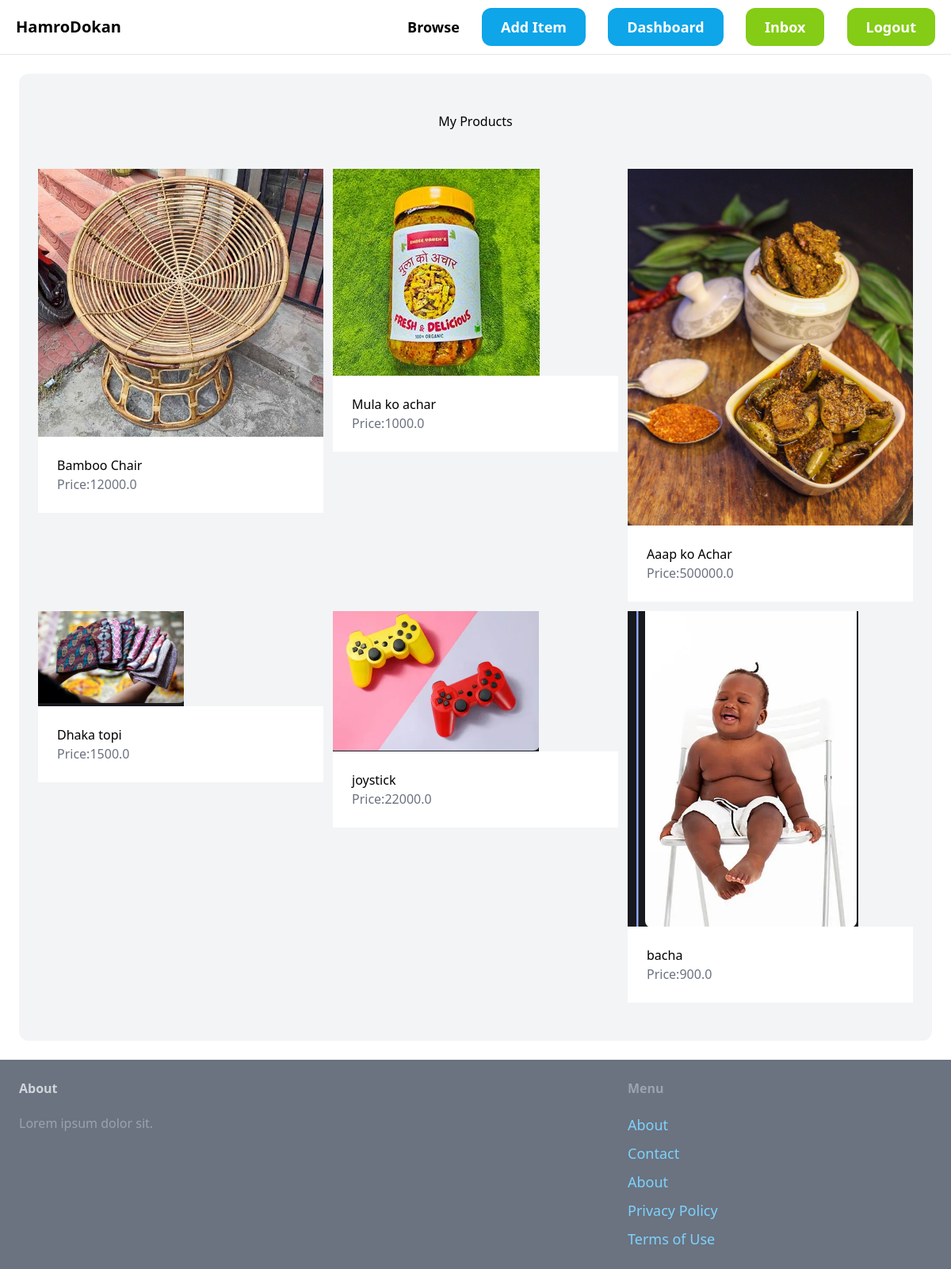
Page /dashboard/ (signed in) on the earlier database version.
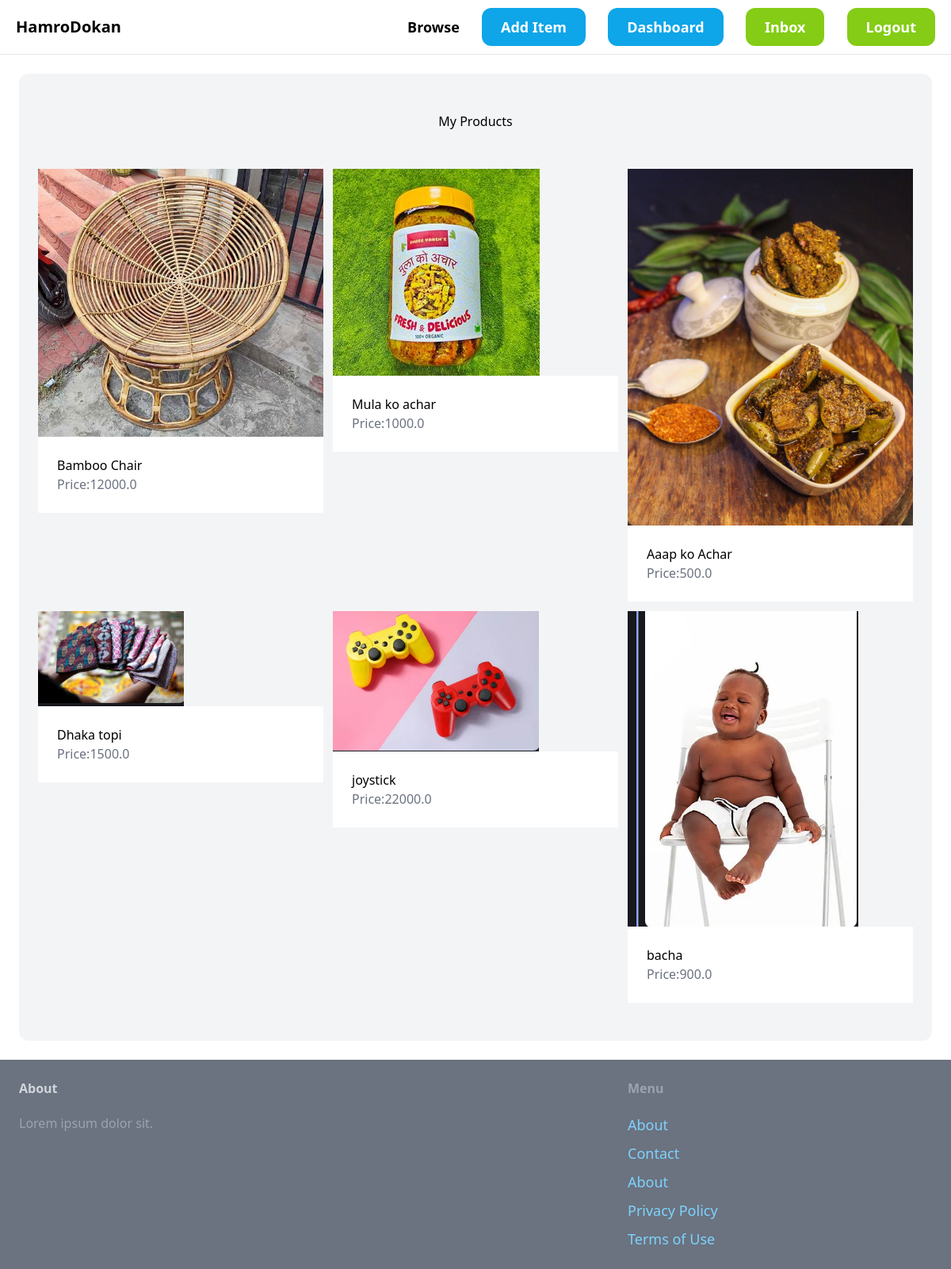
Same page on the later database version.
### item/models.py (models this page shows, shortened)
class Item(models.Model):
  category=models.ForeignKey(Category,related_name='items',on_delete=models.CASCADE)
  name=models.CharField(max_length=255)
  description=models.TextField(blank=True,null=True)
  price=models.FloatField()
  image=models.ImageField(upload_to='item-images',blank=True,null=True)
  is_sold=models.BooleanField(default=False)
  created_by=models.ForeignKey(User,related_name='items',on_delete=models.CASCADE)
  created_at=models.DateTimeField(auto_now_add=True)

### dashboard/views.py (the view)
# urls.py: path('',views.index,name='index'),
@login_required
def index(request):
  items=Item.objects.filter(created_by=request.user)
  return render(request,'dashboard/index.html',{
    'items':items,
  })

### dashboard/templates/dashboard/index.html (shortened to what this page needs)
{% extends 'core/base.html' %}
{% block content %}
<div class="mt=6 px-6 py-12 bg-gray-100 rounded-xl">
  <h2 class="mb-12 tect-2xl text-center">
  My Products
  </h2>
  <div class="grid grid-cols-3 gap-3">
    {% for item in items%}
    <div>
      <a href="{% url 'item:detail' item.id %}">
        <div>
          <img src="{{item.image.url}} " >
        </div>
        <div class="p-6 bg-white ">
          <h2 class="'text-2xl">
            {{item.name}}
          </h2>
          <p class="text-gray-500">Price:{{item.price}}</p>
        </div>
      </a>
    </div>
    {%endfor%}
  </div>
</div>
{%endblock%}

### core/templates/core/base.html (shortened to what this page needs)
<!DOCTYPE html>
<html lang="en">
<head>
<script src="https://cdn.tailwindcss.com"></script>
</head>
<body>
  <nav class="py-5 px-5 flex justify-between items-center border-b border-gray-200">
<a href="/" class=" text-xl font-semibold ">HamroDokan</a>
<div class="space-x-6">
  <a href="{%url 'item:items' %}" class="text-lg font-semibold hover::text-gray-200">Browse</a>
{%if request.user.is_authenticated%}
<a href="{%url 'item:newitem' %}" class=" px-6 py-3 text-lg font-semibold bg-sky-500 text-white rounded-xl hover:bg-sky-700">Add Item</a>
<a href="{%url 'dashboard:index'%}" class=" px-6 py-3 text-lg font-semibold bg-sky-500 text-white rounded-xl hover:bg-sky-700">Dashboard</a>
  <a href="{%url 'chat:inbox'%}" class="px-6 py-3 text-lg font-semibold bg-lime-500 text-white rounded-xl hover:bg-lime-700">Inbox</a>
  <a href="{% url 'core:logout'%}" class="px-6 py-3 text-lg font-semibold bg-lime-500 text-white rounded-xl hover:bg-lime-700">Logout</a>
               {%else%}
               <a href="{% url 'core:signup' %}" class=" px-6 py-3 text-lg font-semibold bg-sky-500 text-white rounded-xl hover:bg-sky-700">Sign in</a>
               <a href="{% url 'core:login' %}" class="px-6 py-3 text-lg font-semibold bg-lime-500 text-white rounded-xl hover:bg-lime-700">Log In</a>
              {%endif%}
      </div>
</nav>
  <div class="px-6 py-6">
   {%block content%}
   {% endblock %}
  </div>
  <footer class="py-6 px-6 flex justify-between bg-gray-500 ">
    <div class=" w-2/3 pr-10">
     <h3> <div class="mb-5 font-semibold text-gray-300">About</div></h3>
     <p class=" text=lg text-gray-400">Lorem ipsum dolor sit.
     </p>
    </div>
    <div class="w-1/3">
      <h3 class="mb-5 font-semibold text-gray-400">Menu</h3>
      <ul class="space-y-2">
        <li><a href="#" class="text-lg text-sky-300 hover:text-teal-700">About</a> </li>
        <li><a href="{% url 'core:contact' %}" class="text-lg text-sky-300 hover:text-teal-700">Contact</a> </li>
        <li><a href="#" class="text-lg text-sky-300 hover:text-teal-700">About</a> </li>
        <li><a href="#" class="text-lg text-sky-300 hover:text-teal-700">Privacy Policy</a> </li>
        <li><a href="#" class="text-lg text-sky-300 hover:text-teal-700">Terms of Use</a> </li>
      </ul>
    </div>
  </footer>
</body>
</html>

Differences in the rows shown:
changed Item "Aaap ko Achar": price "500000.0" → "500.0"
